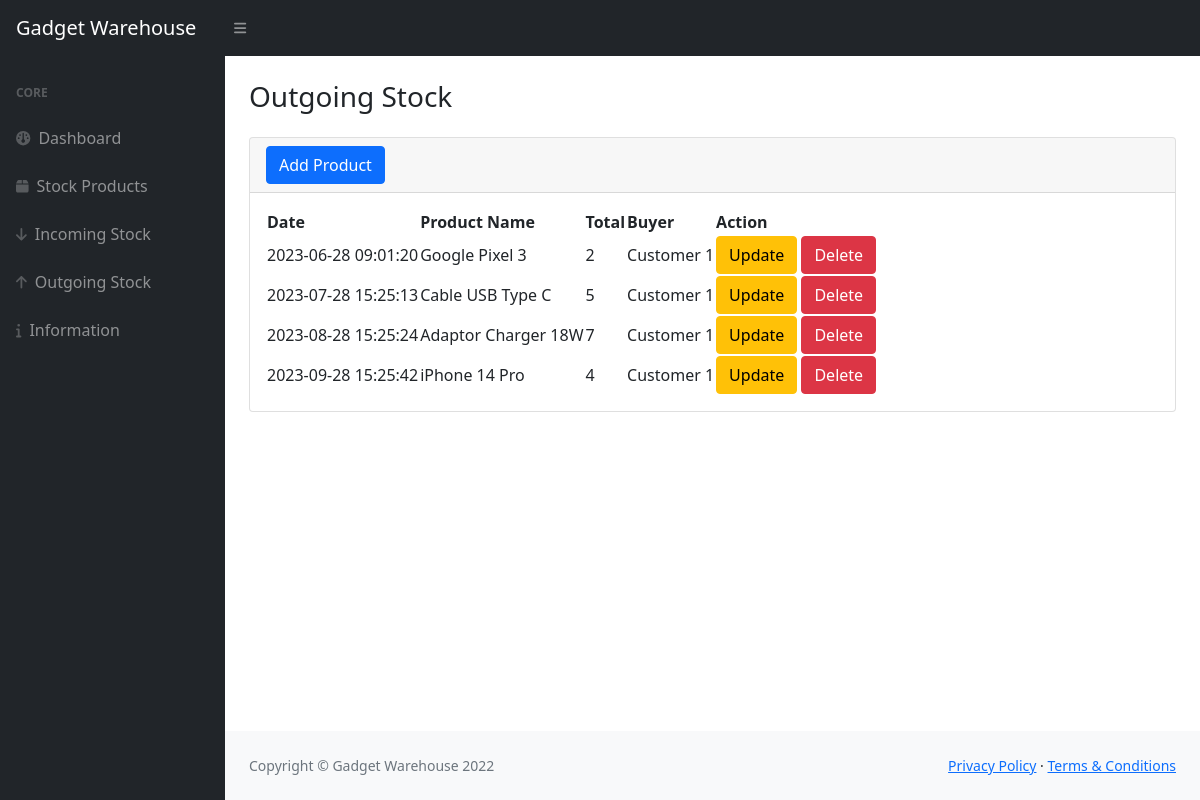
The page /out.php on the database its author committed.
### tables this page shows
CREATE TABLE `keluar` (
  `idkeluar` int(11) NOT NULL,
  `idbarang` int(11) NOT NULL,
  `tanggal` timestamp NOT NULL DEFAULT current_timestamp(),
  `penerima` varchar(25) NOT NULL,
  `qty` int(11) NOT NULL
);

CREATE TABLE `stock` (
  `idbarang` int(11) NOT NULL,
  `namabarang` varchar(25) NOT NULL,
  `deskripsi` varchar(25) NOT NULL,
  `stock` int(11) NOT NULL
);

### out.php (the view, shortened to what this page needs)
<?php
    require 'function.php';
?>
<!DOCTYPE html>
<html lang="en">
<head>
    <link href="https://cdn.jsdelivr.net/npm/simple-datatables@latest/dist/style.css" rel="stylesheet" />
    <link href="css/styles.css" rel="stylesheet" />
</head>
<body class="sb-nav-fixed">
    <nav class="sb-topnav navbar navbar-expand navbar-dark bg-dark">
        <a class="navbar-brand ps-3" href="index.php">Gadget Warehouse</a>
        <button class="btn btn-link btn-sm order-1 order-lg-0 me-4 me-lg-0" id="sidebarToggle" href="#!"><i class="fas fa-bars"></i></button>
    </nav>
    <div id="layoutSidenav">
        <div id="layoutSidenav_nav">
            <nav class="sb-sidenav accordion sb-sidenav-dark" id="sidenavAccordion">
                <div class="sb-sidenav-menu">
                    <div class="nav">
                        <div class="sb-sidenav-menu-heading">Core</div>
                        <a class="nav-link" href="index.php">
                            <div class="sb-nav-link-icon"><i class="fas fa-dashboard"></i></div>
                            Dashboard
                        </a>
                        <a class="nav-link" href="stock.php">
                            <div class="sb-nav-link-icon"><i class="fas fa-box"></i></div>
                            Stock Products
                        </a>
                        <a class="nav-link" href="in.php">
                            <div class="sb-nav-link-icon"><i class="fas fa-arrow-down"></i></div>
                            Incoming Stock
                        </a>
                        <a class="nav-link" href="out.php">
                            <div class="sb-nav-link-icon"><i class="fas fa-arrow-up"></i></div>
                            Outgoing Stock
                        </a>
                        <a class="nav-link" href="info.php">
                            <div class="sb-nav-link-icon"><i class="fas fa-info"></i></div>
                            Information
                        </a>
                    </div>
                </div>
            </nav>
        </div>
        <div id="layoutSidenav_content">
            <main>
                <div class="container-fluid px-4">
                    <h2 class="mt-4 fs-3" style="padding-bottom: 15px;">Outgoing Stock</h2>
                    <div class="card mb-4">
                        <div class="card-header">
                            <button type="button" class="btn btn-primary" data-bs-toggle="modal" data-bs-target="#exampleModal">
                                Add Product
                            </button>
                        </div>
                        <div class="card-body">
                            <table id="datatablesSimple">
                                <thead>
                                    <tr>
                                        <th>Date</th>
                                        <th>Product Name</th>
                                        <th>Total</th>
                                        <th>Buyer</th>
                                        <th>Action</th>
                                    </tr>
                                </thead>
                                <tbody>
                                <?php
                                    $ambilsemuadatastock = mysqli_query($conn, "select * from keluar m, stock s where s.idbarang = m.idbarang");
                                    while($data=mysqli_fetch_array($ambilsemuadatastock)){
                                        $idk = $data['idkeluar'];
                                        $tanggal = $data['tanggal'];
                                        $namabarang = $data['namabarang'];
                                        $qty = $data['qty'];
                                        $penerima = $data['penerima'];
                                    ?>
                                    <tr>
                                        <td><?=$tanggal;?></td>
                                        <td><?=$namabarang;?></td>
                                        <td><?=$qty;?></td>
                                        <td><?=$penerima;?></td>
                                        <td>
                                            <button type="button" class="btn btn-warning" data-bs-toggle="modal" data-bs-target="#edit<?=$idk;?>">
                                                Update
                                            </button>
                                            <button type="button" class="btn btn-danger" data-bs-toggle="modal" data-bs-target="#delete<?=$idk;?>">
                                                Delete
                                            </button>
                                        </td>
                                    </tr>
                                <?php
                                };
                                ?>
                                </tbody>
                            </table>
                        </div>
                    </div>
                </div>
            </main>
            <footer class="py-4 bg-light mt-auto">
                <div class="container-fluid px-4">
                    <div class="d-flex align-items-center justify-content-between small">
                        <div class="text-muted">Copyright &copy; Gadget Warehouse 2022</div>
                        <div>
                            <a href="#">Privacy Policy</a>
                            &middot;
                            <a href="#">Terms &amp; Conditions</a>
                        </div>
                    </div>
                </div>
            </footer>
        </div>
    </div>
</body>
</html>

### rows shown on the page
keluar: tanggal "2023-06-28 09:01:20", idbarang.namabarang "Google Pixel 3", qty "2", penerima "Customer 1"
keluar: tanggal "2023-07-28 15:25:13", idbarang.namabarang "Cable USB Type C", qty "5", penerima "Customer 1"
keluar: tanggal "2023-08-28 15:25:24", idbarang.namabarang "Adaptor Charger 18W", qty "7", penerima "Customer 1"
keluar: tanggal "2023-09-28 15:25:42", idbarang.namabarang "iPhone 14 Pro", qty "4", penerima "Customer 1"
